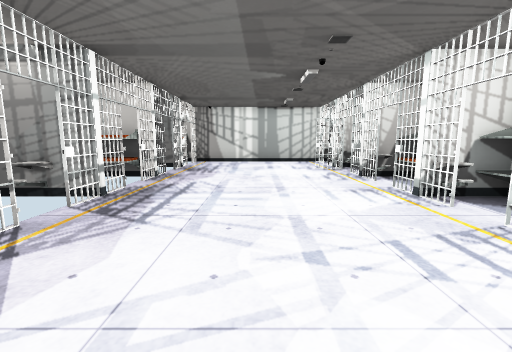
[1] (above)

14 first-person views from a walk through a scene from a Unity 3-D project. The camera is 1.2 m above the floor, tilts 8° down and sees 90° across. Doors are open. The floor is counted in squares, 1 m on a side. Each view is taken from the middle of a square. On the plan, view 1 faces up. The plan holds only what a view shows up to about 12 squares ahead; the rest is blank. The player is left out. Some animated figures are not drawn. Some surface patterns are stand-ins.

[2]
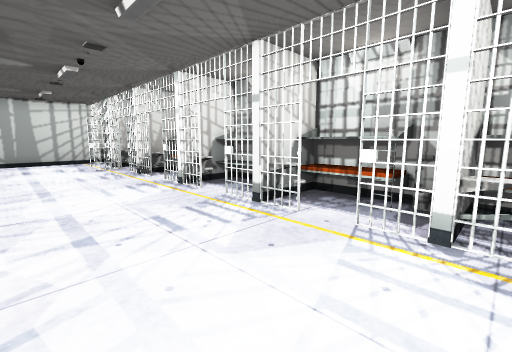

[3]
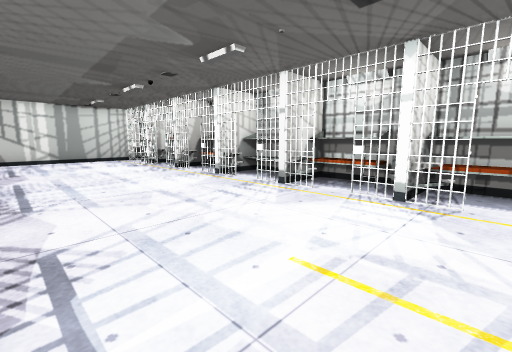

[4]
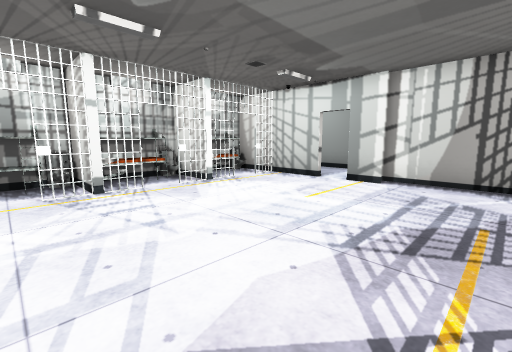

[5]
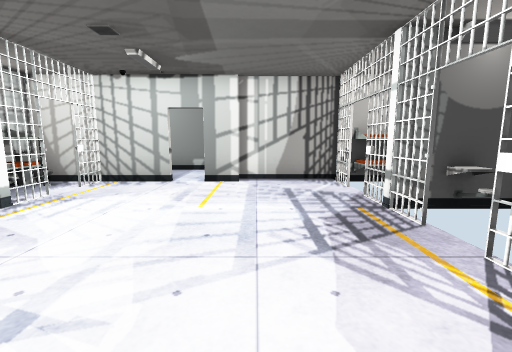

[6]
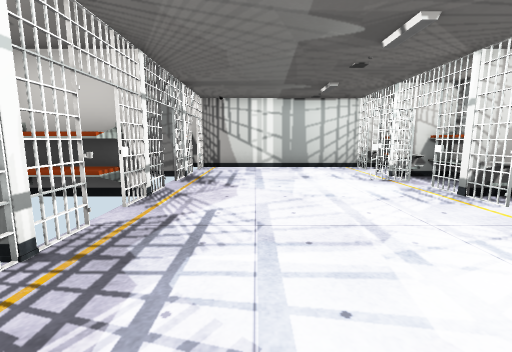

[7]
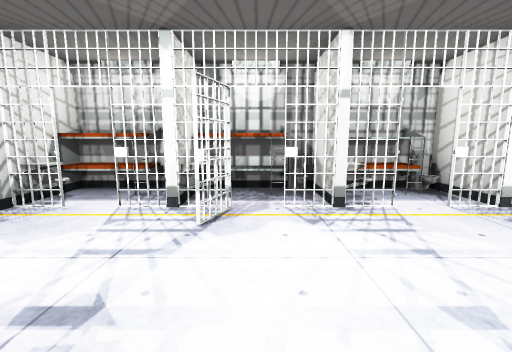

[8]
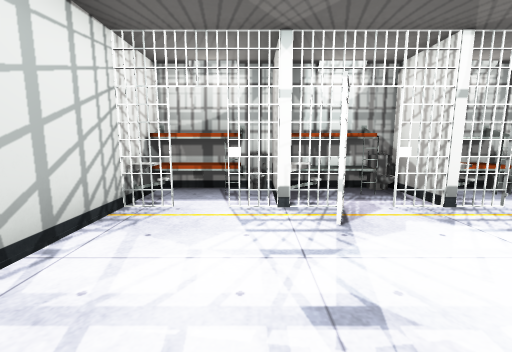

[9]
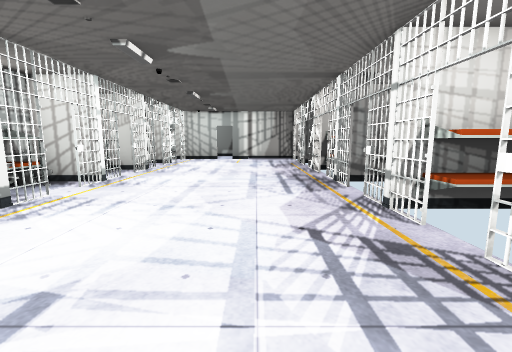

[10]
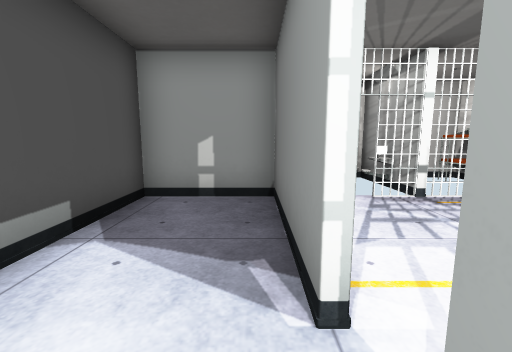

[11]
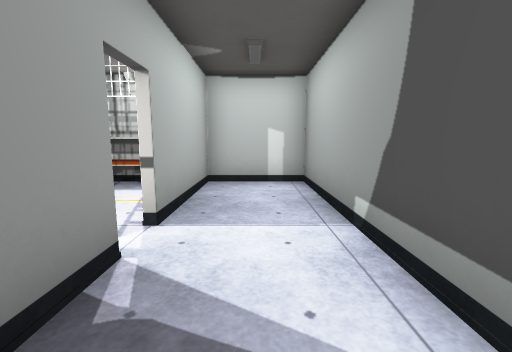

[12]
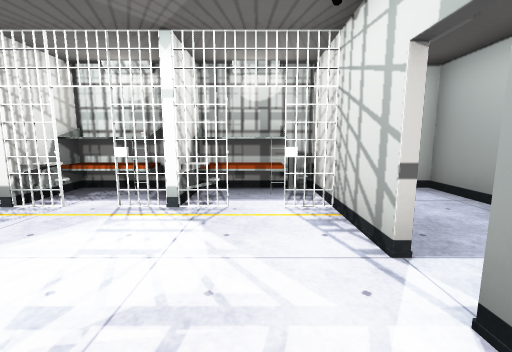

[13]
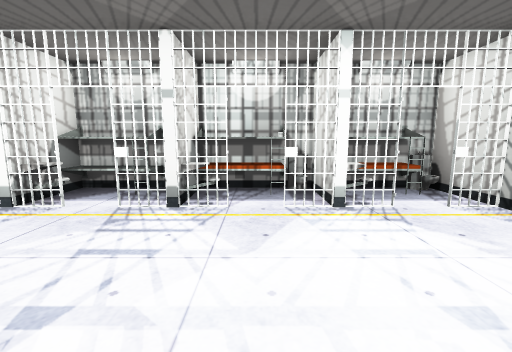

[14]
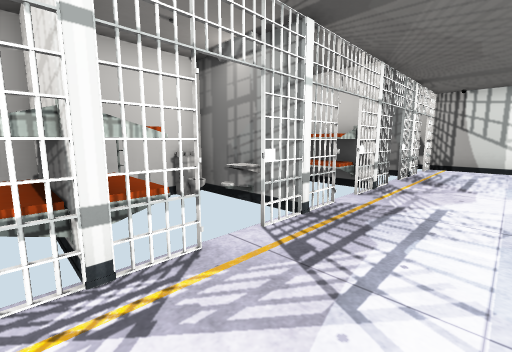

### Floor plan
Points are (right, up) in squares from view 1. A wall is a line through its corners. A room is listed if a view was taken in it or the views show most of it. See-through windows are left out.
Room 1 (views 1, 2, 3, 4, 5, 6, 7, 8, 9, 12, 13, 14)
walls: (3.5, 5.4) (3.5, 6.5); (-3.3, 6.5) (-3.3, 4.5); (3.5, 2.4) (3.5, 3.5); (5.4, 5.8) (5.4, 7.8); (-3.3, 3.5) (-3.3, 1.5); (5.4, 8.5) (5.4, 11.4); (-3.3, 9.5) (-3.3, 7.5); (-4.3, 2.6) (-3.3, 2.6); (4.5, 11.4) (3.5, 11.4) (3.5, 12.5); (3.4, -0.4) (4.5, -0.4); (-3.3, 0.5) (-3.3, -1.5); (-3.3, 12.5) (-3.3, 10.5); (-3.3, -0.6) (-5, -0.6); (3.5, -1.6) (3.5, 0.5); (2.5, 14.4) (-4.1, 14.4); (5.4, -1.5) (5.4, 2.6); (1.5, -3.4) (4.5, -3.4); (-3.3, -2.5) (-3.3, -4); (-3.3, 14.5) (-3.3, 13.5); (-0.6, -3.4) (0.5, -3.4); (-3.5, -3.6) (-0.4, -3.6); (-4.9, -3.4) (-3.3, -3.4)
ways out: open door at (1, -3.5) to room 2; open door at (3.5, -2) to room 2; opening at (3.5, 4) to room 3; open door at (3, 5) to room 3; opening at (3.5, 14) to room 4; open door at (3.5, 13) to room 4; open door at (-3, -3); open door at (-3, 1); open door at (-3, 3); open door at (-3, 7); open door at (-3, 10); open door at (-3, 13); open door at (3, 2); open door at (3.5, 7)
objects: other object (3, 11); table (4, -1); table (4, 2); table (4, 8); other object (4, 9); table (4, 11); bed (5, -1); toilet (5, 0); other object (5, 1); bed (5, 2); toilet (5, 6); other object (5, 7); bed (5, 8); toilet (5, 9); other object (5, 10); other object (5, 11)
Room 2 (views 10, 11)
walls: (0.5, -3.6) (-3.5, -3.6); (4.4, -3.6) (1.5, -3.6); (5.4, -3.5) (5.4, -1.5); (-3.3, -4) (-3.3, -6.4) (5.4, -6.4) (5.4, -3.6)
ways out: open door at (1, -3.5) to room 1; open door at (3.5, -2) to room 1
objects: toilet (5, -3); other object (5, -2)
Room 3 (no view inside)
walls: (3.4, 2.6) (4.4, 2.6); (5.4, 2.6) (5.4, 5.3)
ways out: opening at (3.5, 4) to room 1; open door at (3, 5) to room 1
objects: table (4, 5); toilet (5, 3); other object (5, 4); bed (5, 5)
Room 4 (no view inside)
walls: (5, 14.4) (2.5, 14.4); (5.4, 11.4) (5.4, 14.4)
ways out: opening at (3.5, 14) to room 1; open door at (3.5, 13) to room 1
objects: table (4, 14); toilet (5, 12); other object (5, 13); other object (5, 14)

Positions as (right, up) in squares from view 1, and headings:
1: (0, 0), facing up
2: (0, -1), facing up-right
3: (-2, -2), facing up-right
4: (-3, 4), facing down-right
5: (-1, 4), facing down
6: (-1, 3), facing up
7: (-1, 10), facing right
8: (-1, 12), facing right
9: (-1, 13), facing down
10: (2, -4), facing left
11: (-2, -5), facing right
12: (-1, -2), facing right
13: (-1, 1), facing right
14: (-1, 2), facing up-left
